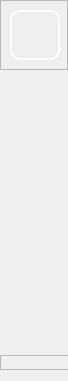
        <widget class="QFrame" name="LeftMenuBg">
         <property name="minimumSize">
          <size>
           <width>68</width>
           <height>0</height>
          </size>
         </property>
         <property name="maximumSize">
          <size>
           <width>68</width>
           <height>16777215</height>
          </size>
         </property>
         <property name="styleSheet">
          <string notr="true">QFrame#LeftMenuBg{
	background-color: rgba(255, 255, 255,0);
border:0px solid red;
border-radius:30px
}</string>
         </property>
         <property name="frameShape">
          <enum>QFrame::NoFrame</enum>
         </property>
         <property name="frameShadow">
          <enum>QFrame::Raised</enum>
         </property>
         <layout class="QVBoxLayout" name="verticalLayout_2">
          <property name="spacing">
           <number>0</number>
          </property>
          <property name="leftMargin">
           <number>0</number>
          </property>
          <property name="topMargin">
           <number>0</number>
          </property>
          <property name="rightMargin">
           <number>0</number>
          </property>
          <item>
           <widget class="QFrame" name="TopLogoInfo">
            <property name="enabled">
             <bool>true</bool>
            </property>
            <property name="minimumSize">
             <size>
              <width>0</width>
              <height>70</height>
             </size>
            </property>
            <property name="maximumSize">
             <size>
              <width>16777215</width>
              <height>70</height>
             </size>
            </property>
            <property name="frameShape">
             <enum>QFrame::StyledPanel</enum>
            </property>
            <property name="frameShadow">
             <enum>QFrame::Raised</enum>
            </property>
            <widget class="QWidget" name="logo" native="true">
             <property name="geometry">
              <rect>
               <x>10</x>
               <y>10</y>
               <width>50</width>
               <height>50</height>
              </rect>
             </property>
             <property name="sizePolicy">
              <sizepolicy hsizetype="Preferred" vsizetype="Preferred">
               <horstretch>0</horstretch>
               <verstretch>0</verstretch>
              </sizepolicy>
             </property>
             <property name="minimumSize">
              <size>
               <width>50</width>
               <height>50</height>
              </size>
             </property>
             <property name="maximumSize">
              <size>
               <width>50</width>
               <height>50</height>
              </size>
             </property>
             <property name="styleSheet">
              <string notr="true">image: url(:/all/img/logo.png);
border:2px solid rgb(255, 255, 255);
border-radius:10px</string>
             </property>
            </widget>
            <widget class="QLabel" name="Author">
             <property name="geometry">
              <rect>
               <x>90</x>
               <y>30</y>
               <width>60</width>
               <height>30</height>
              </rect>
             </property>
             <property name="sizePolicy">
              <sizepolicy hsizetype="Preferred" vsizetype="Preferred">
               <horstretch>0</horstretch>
               <verstretch>0</verstretch>
              </sizepolicy>
             </property>
             <property name="minimumSize">
              <size>
               <width>60</width>
               <height>30</height>
              </size>
             </property>
             <property name="maximumSize">
              <size>
               <width>60</width>
               <height>30</height>
              </size>
             </property>
             <property name="styleSheet">
              <string notr="true">font: italic 11pt &quot;Segoe UI&quot;;
color: rgba(255, 255, 255, 255);</string>
             </property>
             <property name="text">
              <string>By Bai</string>
             </property>
             <property name="alignment">
              <set>Qt::AlignCenter</set>
             </property>
            </widget>
            <widget class="QLabel" name="Title">
             <property name="geometry">
              <rect>
               <x>60</x>
               <y>10</y>
               <width>121</width>
               <height>20</height>
              </rect>
             </property>
             <property name="maximumSize">
              <size>
               <width>16777215</width>
               <height>30</height>
              </size>
             </property>
             <property name="styleSheet">
              <string notr="true">font: 600 13pt &quot;Segoe UI Semibold&quot;;
color: rgba(255, 255, 255, 255);</string>
             </property>
             <property name="text">
              <string>YOLOv8GUI</string>
             </property>
             <property name="alignment">
              <set>Qt::AlignCenter</set>
             </property>
            </widget>
           </widget>
          </item>
          <item>
           <widget class="QFrame" name="ToggleBox">
            <property name="minimumSize">
             <size>
              <width>200</width>
              <height>80</height>
             </size>
            </property>
            <property name="maximumSize">
             <size>
              <width>200</width>
              <height>80</height>
             </size>
            </property>
            <property name="frameShape">
             <enum>QFrame::NoFrame</enum>
            </property>
            <property name="frameShadow">
             <enum>QFrame::Raised</enum>
            </property>
            <layout class="QVBoxLayout" name="verticalLayout_4">
             <property name="spacing">
              <number>0</number>
             </property>
             <property name="leftMargin">
              <number>0</number>
             </property>
             <property name="topMargin">
              <number>0</number>
             </property>
             <property name="rightMargin">
              <number>0</number>
             </property>
             <property name="bottomMargin">
              <number>0</number>
             </property>
             <item>
              <widget class="QPushButton" name="ToggleBotton">
               <property name="sizePolicy">
                <sizepolicy hsizetype="Expanding" vsizetype="Fixed">
                 <horstretch>0</horstretch>
                 <verstretch>0</verstretch>
                </sizepolicy>
               </property>
               <property name="minimumSize">
                <size>
                 <width>0</width>
                 <height>45</height>
                </size>
               </property>
               <property name="maximumSize">
                <size>
                 <width>16777215</width>
                 <height>16777215</height>
                </size>
               </property>
               <property name="font">
                <font>
                 <family>Microsoft YaHei UI</family>
                 <pointsize>12</pointsize>
                 <weight>50</weight>
                 <italic>false</italic>
                 <bold>false</bold>
                </font>
               </property>
               <property name="cursor">
                <cursorShape>PointingHandCursor</cursorShape>
               </property>
               <property name="mouseTracking">
                <bool>true</bool>
               </property>
               <property name="focusPolicy">
                <enum>Qt::StrongFocus</enum>
               </property>
               <property name="contextMenuPolicy">
                <enum>Qt::DefaultContextMenu</enum>
               </property>
               <property name="layoutDirection">
                <enum>Qt::LeftToRight</enum>
               </property>
               <property name="autoFillBackground">
                <bool>false</bool>
               </property>
               <property name="styleSheet">
                <string notr="true">QPushButton{
background-image: url(:/all/img/menu.png);
background-repeat: no-repeat;
background-position: left center;
border: none;
border-left: 23px solid transparent;

text-align: center;
padding-left: 0px;
color: rgba(255, 255, 255, 199);
font: 12pt &quot;Microsoft YaHei UI&quot;;
}

QPushButton:hover{
background-color: rgba(114, 129, 214, 59);
}</string>
               </property>
               <property name="text">
                <string>Hide</string>
               </property>
               <property name="icon">
                <iconset theme="zoom-out">
                 <normaloff>.</normaloff>.</iconset>
               </property>
               <property name="autoDefault">
                <bool>false</bool>
               </property>
               <property name="default">
                <bool>false</bool>
               </property>
               <property name="flat">
                <bool>false</bool>
               </property>
              </widget>
             </item>
            </layout>
           </widget>
          </item>
          <item>
           <widget class="QFrame" name="MenuBox">
            <property name="minimumSize">
             <size>
              <width>200</width>
              <height>0</height>
             </size>
            </property>
            <property name="maximumSize">
             <size>
              <width>200</width>
              <height>16777215</height>
             </size>
            </property>
            <property name="frameShape">
             <enum>QFrame::NoFrame</enum>
            </property>
            <property name="frameShadow">
             <enum>QFrame::Raised</enum>
            </property>
            <layout class="QVBoxLayout" name="verticalLayout_5" stretch="1,0,0,0">
             <property name="spacing">
              <number>15</number>
             </property>
             <property name="sizeConstraint">
              <enum>QLayout::SetDefaultConstraint</enum>
             </property>
             <property name="leftMargin">
              <number>0</number>
             </property>
             <property name="topMargin">
              <number>0</number>
             </property>
             <property name="rightMargin">
              <number>0</number>
             </property>
             <property name="bottomMargin">
              <number>0</number>
             </property>
             <item>
              <widget class="QPushButton" name="src_file_button">
               <property name="minimumSize">
                <size>
                 <width>0</width>
                 <height>45</height>
                </size>
               </property>
               <property name="cursor">
                <cursorShape>PointingHandCursor</cursorShape>
               </property>
               <property name="styleSheet">
                <string notr="true">QPushButton{
background-image: url(:/all/img/file.png);
background-repeat: no-repeat;
background-position: left center;
border: none;
border-left: 23px solid transparent;

text-align: center;
padding-left: 0px;
color: rgba(255, 255, 255, 199);
font: 12pt &quot;Microsoft YaHei UI&quot;;;
}

QPushButton:hover{
background-color: rgba(114, 129, 214, 59);
}</string>
               </property>
               <property name="text">
                <string>本地文件</string>
               </property>
              </widget>
             </item>
             <item>
              <widget class="QPushButton" name="src_cam_button">
               <property name="minimumSize">
                <size>
                 <width>0</width>
                 <height>45</height>
                </size>
               </property>
               <property name="cursor">
                <cursorShape>PointingHandCursor</cursorShape>
               </property>
               <property name="styleSheet">
                <string notr="true">QPushButton{
background-image: url(:/all/img/cam.png);
background-repeat: no-repeat;
background-position: left center;
border: none;
border-left: 23px solid transparent;

text-align: center;
padding-left: 0px;
color: rgba(255, 255, 255, 199);
font: 12pt &quot;Microsoft YaHei UI&quot;;
}

QPushButton:hover{
background-color: rgba(114, 129, 214, 59);
}</string>
               </property>
               <property name="text">
                <string>摄像头</string>
               </property>
              </widget>
             </item>
             <item>
              <widget class="QPushButton" name="src_rtsp_button">
               <property name="minimumSize">
                <size>
                 <width>0</width>
                 <height>45</height>
                </size>
               </property>
               <property name="cursor">
                <cursorShape>PointingHandCursor</cursorShape>
               </property>
               <property name="autoFillBackground">
                <bool>false</bool>
               </property>
               <property name="styleSheet">
                <string notr="true">QPushButton{
background-image: url(:/all/img/RTSP.png);
background-repeat: no-repeat;
background-position: left center;
border: none;
border-left: 23px solid transparent;

text-align: center;
padding-left: 0px;
color: rgba(255, 255, 255, 199);
font: 12pt &quot;Microsoft YaHei UI&quot;;
}

QPushButton:hover{
background-color: rgba(114, 129, 214, 59);
}</string>
               </property>
               <property name="text">
                <string>HTTP/RTSP</string>
               </property>
              </widget>
             </item>
             <item>
              <spacer name="verticalSpacer">
               <property name="orientation">
                <enum>Qt::Vertical</enum>
               </property>
               <property name="sizeHint" stdset="0">
                <size>
                 <width>20</width>
                 <height>40</height>
                </size>
               </property>
              </spacer>
             </item>
            </layout>
           </widget>
          </item>
          <item>
           <widget class="QFrame" name="VersionInfo">
            <property name="minimumSize">
             <size>
              <width>200</width>
              <height>10</height>
             </size>
            </property>
            <property name="maximumSize">
             <size>
              <width>200</width>
              <height>15</height>
             </size>
            </property>
            <property name="frameShape">
             <enum>QFrame::StyledPanel</enum>
            </property>
            <property name="frameShadow">
             <enum>QFrame::Raised</enum>
            </property>
            <layout class="QVBoxLayout" name="verticalLayout_3">
             <property name="leftMargin">
              <number>18</number>
             </property>
             <property name="topMargin">
              <number>0</number>
             </property>
             <property name="bottomMargin">
              <number>0</number>
             </property>
             <item>
              <widget class="QLabel" name="VersionLabel">
               <property name="styleSheet">
                <string notr="true">font: 900 italic 10pt &quot;Segoe UI&quot;;
color: rgba(255, 255, 255, 199);</string>
               </property>
               <property name="text">
                <string>Version: 3.0</string>
               </property>
               <property name="alignment">
                <set>Qt::AlignCenter</set>
               </property>
              </widget>
             </item>
            </layout>
           </widget>
          </item>
         </layout>
        </widget>
